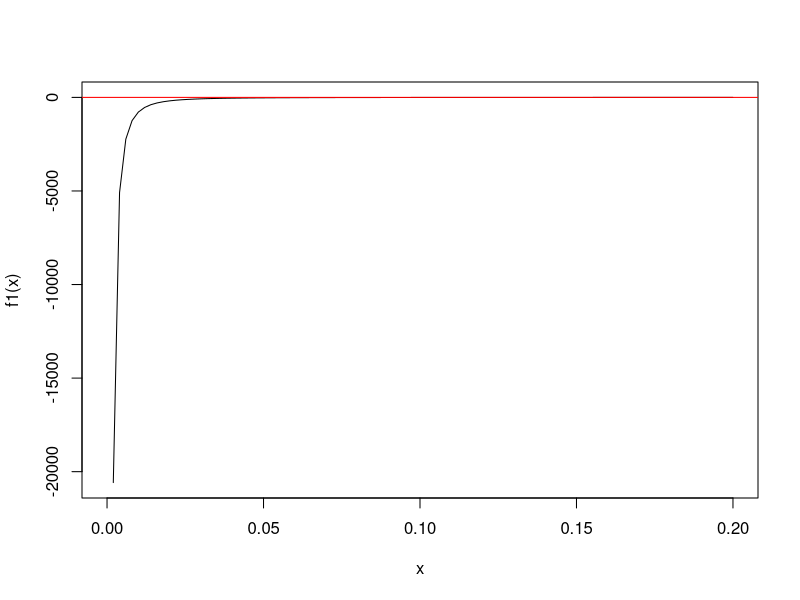

R code for this plot:
## ---- chunk 1
knitr::opts_chunk$set(echo = TRUE, message = FALSE, warning = FALSE)
## ---- chunk 2
f1 = function(x) {sqrt(1+3*x^2)/(2*x)-(1-x^2)/(12*x^2) - 1}
curve(f1,0,0.2)
abline(h = 0, col = "red")
